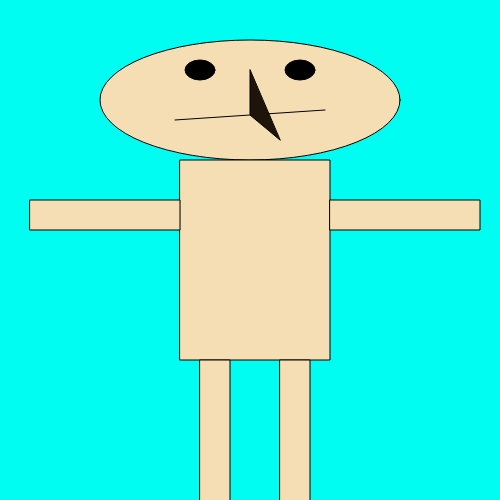
Frame 1 (no input)
Frame 60 (no input): identical to frame 1, image omitted
Frame 120 (the mouse pressed at the canvas centre since frame 60): identical to frame 1, image omitted

The p5.js sketch that drew this single still picture (run headless with seeded random() and noise() and a simulated clock; from frame 60 on, the mouse is pressed at the canvas centre):

// p5.js sketch
// ── sketch.js
function setup() {
    createCanvas(500, 500);
    background(0, 253, 242);

    push();
    //example with push pop

    push();
    //translate moves the relative posiotion of all the shapes below it.
    translate(250, 100);
    fill(245, 222, 179);
    ellipse(0, 0, 300, 120);
    //head

    push();
    translate(0, -30);
    fill(0);
    ellipse(-50, 0, 30, 20);
    ellipse(50, 0, 30, 20);
    pop();
    //eyes

    push();
    line(-75, 20, 75, 10);
    //mouth

    push();
    fill(30, 20, 10);
    triangle(0, -30, 0, 15, 30, 40);
    pop();
    //nose

    push();
    rect(-70,60,150,200);
    pop();
    //body

    push();
    rect(-220,100,150,30);
    pop();
    //left arm

    push();
    rect(80,100,150,30);
    pop();
    //right arm

    push();
    rect(-50,260,30,150);
    pop();

    push();
    rect(30,260,30,150);
    pop();










    pop();







}

function draw() {



}
